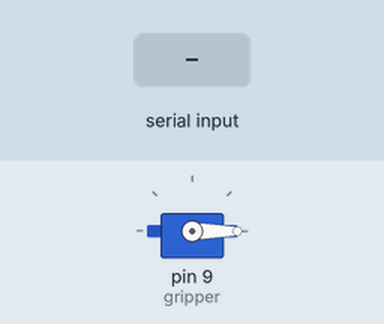
This sketch was run on a simulated Arduino Uno, built with avr-gcc and run on an emulated ATmega328P. Shown: servo. The test bench sets the inputs (shaded band).

Above: at 1.2 s.
1.3 s: "G" received over Serial
At 2.3 s:
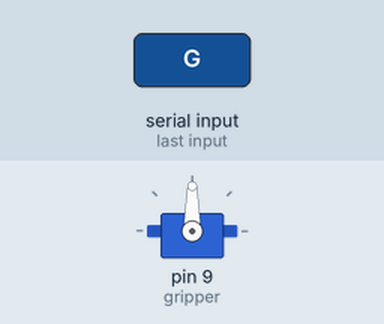
2.8 s: "O" received over Serial
At 3.5 s:
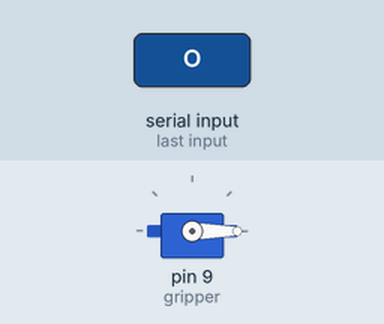
Timing chart, 0 to 5.8 s (numbered marks = the images above; inputs shaded):
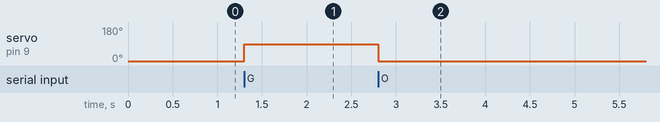

Measured:
- after the input at 1.3 s, servo on pin 9 (gripper): 0° → 90° at once
- after the input at 2.8 s, servo on pin 9 (gripper): 90° → 0° at once

The sketch:

openCv_HandGripper.ino
```cpp
//openCV handGesture robotic arm

#include <Servo.h>

Servo gripper;
bool isClosed = false;

void setup() {
  Serial.begin(9600);
  gripper.attach(9);
  gripper.write(0); // start open
}

void loop() {
  if (Serial.available()) {
    char command = Serial.read();
    if (command == 'G') {
      gripper.write(90); // grab
      isClosed = true;
    } else if (command == 'O') {
      gripper.write(0); // open
      isClosed = false;
    }
  }
}
```
